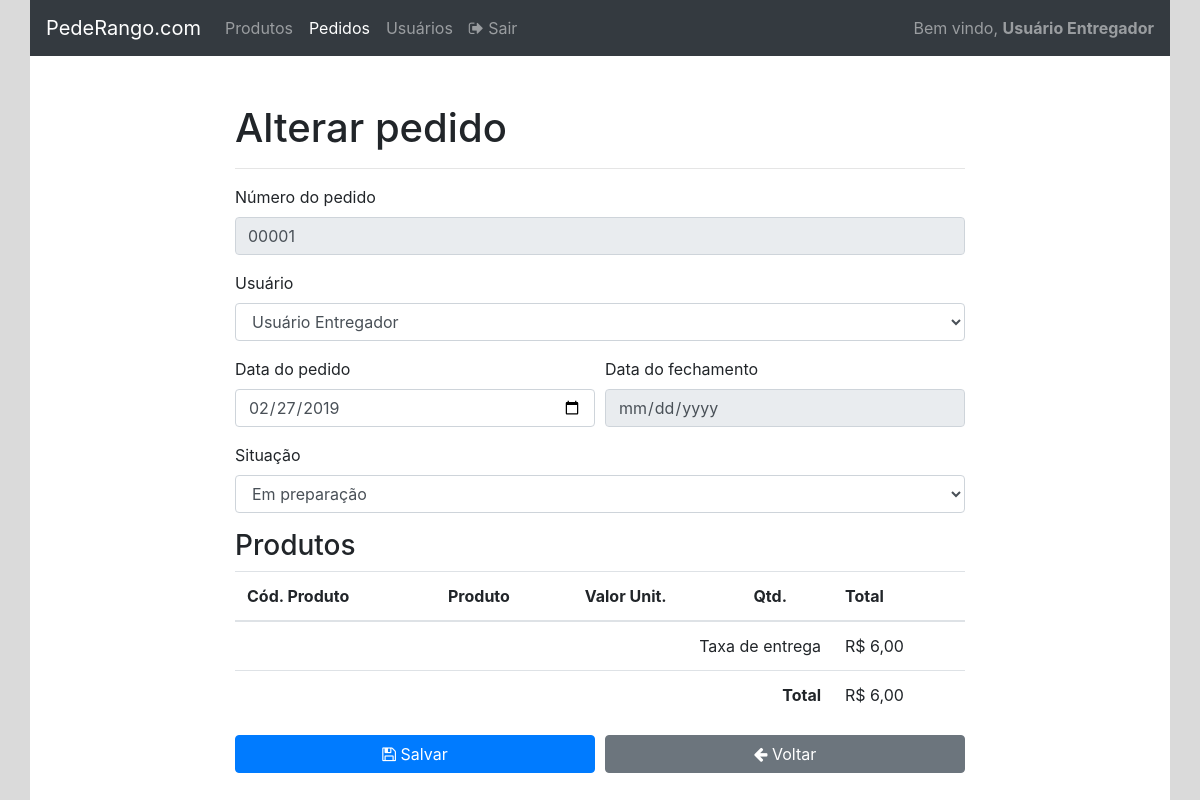
Page /admin/pedido_alterar.php?id=1 (signed in) on the earlier database version.
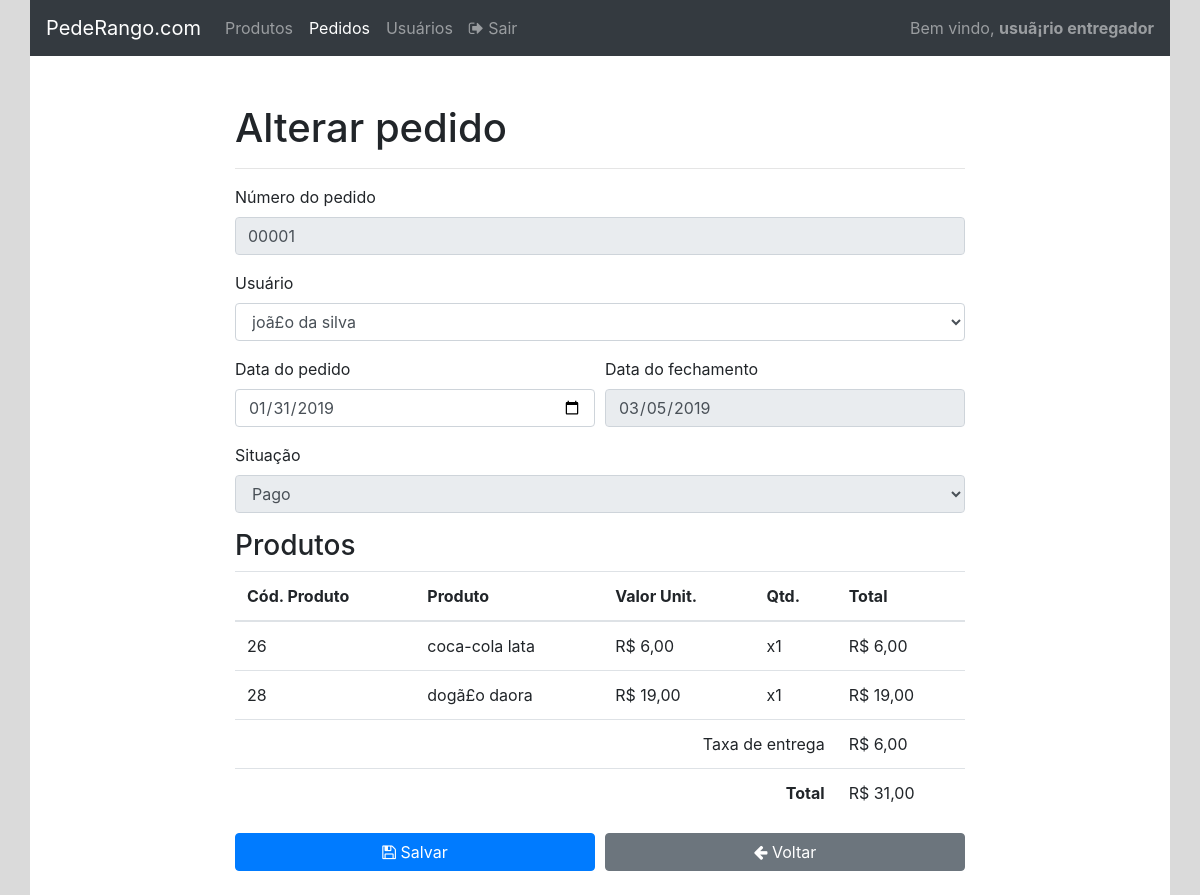
Same page on the later database version.
### tables this page shows
create table pedidos_tb(
    id_pedido int(10) not null primary key auto_increment,
    cod_usuario int(10) not null,

    data_pedido datetime not null,
    data_fechamento datetime,
    status_pedido enum('aguardando', 'em preparacao', 'entrega', 'pago'),

    foreign key(cod_usuario) references usuarios_tb(codigo_usuario)
);

create table usuarios_tb(
    codigo_usuario int(10) not null primary key auto_increment,

    username varchar(20) not null,
    nome_completo text not null,
    endereco text not null,
    estado_cod int(10),
    cidade_cod int(10),
    senha varchar(8) not null,
    tipo enum('adm', 'com', 'ent')  
);

create table produtos_pedidos(
    id int(10) not null primary key auto_increment,
    cod_pedido int(10) not null,
    cod_produto int(10) not null,

    qtd_produto int(2) not null,

    foreign key(cod_pedido) references pedidos_tb(id_pedido),
    foreign key(cod_produto) references produtos_tb(codigo_produto)
);

create table produtos_tb(
    codigo_produto int(10) not null primary key auto_increment,

    nome_prod varchar(50) not null,
    resumo_prod varchar(255) not null,
    valor_prod decimal(3,2) not null,
    descricao_prod text,
    imagem_prod text
);

### admin/pedido_alterar.php (the view, shortened to what the changed rows need)
<?php
require_once '../conexao/conecta.php';
if(isset($_GET['id'])){
    $id = $_GET['id'] ?? '';
    $resultado = mysqli_query($conexao, "SELECT * FROM pedidos_tb WHERE id_pedido=$id");
    if($resultado){
        $pedido = mysqli_fetch_object($resultado);
    }else{
        $pedido = null;
    }
    $resultado = mysqli_query($conexao, "SELECT produtos_tb.*, produtos_pedidos.qtd_produto FROM produtos_pedidos INNER JOIN produtos_tb ON produtos_tb.codigo_produto = produtos_pedidos.cod_produto WHERE produtos_pedidos.cod_pedido = $id");
    if($resultado){
        $produtos = mysqli_fetch_all($resultado, MYSQLI_ASSOC);
    }else{
        $produtos = null;
    }
}else{
    header('Location: pedido_listar.php');
}
$resultado = mysqli_query($conexao, "SELECT * FROM usuarios_tb");
if($resultado){
    $usuarios = mysqli_fetch_all($resultado, MYSQLI_ASSOC);
}else{
    $usuarios = [];
}
?>
<!DOCTYPE html>
<html lang="pt-br">
<head>
    <link rel="stylesheet" href="https://stackpath.bootstrapcdn.com/font-awesome/4.7.0/css/font-awesome.min.css">
    <link rel="stylesheet" href="https://stackpath.bootstrapcdn.com/bootstrap/4.3.1/css/bootstrap.min.css">
</head>
<body>
    <div id="principal" class="container">
        <div class="row">
            <div class="col-12 p-0">
                <?php require_once 'header.php' ?>
            </div>
        </div>
        <div class="row mt-5">
            <div class="col-12">
                <div class="row" id="conteudo">
                    <div class="col-8 offset-2">
                        <h1>Alterar pedido</h1>
                        <form onsubmit="return enviar()" method="post">
                            <div class="form-group">
                                <label for="campoUsername">Usuário</label>
                                <select class="form-control" name="usuario" id="campoUsuario">
                                    <?php foreach($usuarios as $usuario): ?>
                                        <?php $usuario = (object) $usuario; ?>
                                        <option <?php if($pedido->cod_usuario == $usuario->codigo_usuario) print 'selected' ?> value="<?php print $usuario->codigo_usuario ?>"><?php print $usuario->nome_completo ?></option>
                                    <?php endforeach ?>
                                </select>
                            </div>
                            <div class="form-row">
                                <div class="col-6">
                                    <label for="campoDataPedido">Data do pedido</label>
                                    <input class="form-control" type="date" name="data_pedido" id="campoDataPedido" value="<?php print date('Y-m-d',strtotime($pedido->data_pedido)) ?>">
                                </div>
                                <div class="col-6">
                                    <label for="campoDataFechamento">Data do fechamento</label>
                                    <input disabled class="form-control" type="date" name="data_fechamento" id="campoDataFechamento" value="<?php if($pedido->data_fechamento) print date('Y-m-d',strtotime($pedido->data_fechamento)) ?>">
                                </div>
                            </div>
                            <div class="form-group mt-3">
                                <label for="campoStatus">Situação</label>
                                <select <?php if($pedido->status_pedido == 'pago') print 'disabled' ?> class="form-control" name="status" id="campoStatus">
                                    <option <?php if($pedido->status_pedido == 'em preparacao') print 'selected' ?> value="em preparacao">Em preparação</option>
                                    <option <?php if($pedido->status_pedido == 'pago') print 'selected' ?> value="pago">Pago</option>
                                </select>
                            </div>
                            <div class="table">
                                <table class="table">
                                    <thead>
                                        <th>Cód. Produto</th>
                                        <th>Produto</th>
                                        <th>Valor Unit.</th>
                                        <th>Qtd.</th>
                                        <th>Total</th>
                                    </thead>
                                    <tbody>
                                        <?php $total = 0 ?>
                                        <?php foreach($produtos as $produto): ?>
                                        <?php $produto = (object) $produto ?>
                                        <tr>
                                            <td><?php print $produto->codigo_produto ?></td>
                                            <td><?php print $produto->nome_prod ?></td>
                                            <td>R$ <?php print str_replace('.', ',', $produto->valor_prod) ?></td>
                                            <td>x<?php print $produto->qtd_produto ?></td>
                                            <td>R$ <?php print number_format($t = $produto->valor_prod * $produto->qtd_produto, 2,',','.') ?></td>
                                            <?php $total += $t ?>
                                        </tr>
                                        <?php endforeach ?>
                                            <?php $total += 6 ?>
                                        <tfoot>
                                            <th colspan="4" class="text-right">Total</th>
                                            <td>R$ <?php print number_format($total, 2,',','.') ?></td>
                                        </tfoot>
                                    </tbody>
                                </table>
                            </div>
                        </form>
                    </div>
                </div>
            </div>
        </div>
    </div>
</body>
</html>

### admin/header.php (shortened to what the changed rows need)
<nav class="navbar navbar-expand-lg navbar-dark bg-dark">
  <div class="collapse navbar-collapse" id="navbarSupportedContent">
    <?php if(isset($_SESSION['nome_completo'])): ?>
      <span class="navbar-text">
        Bem vindo, <strong><?php print $_SESSION['nome_completo'] ?></strong>
      </span>
    <?php endif;?>
  </div>
</nav>

Differences in the rows shown:
changed pedidos_tb: usuario "Usuário Entregador" → "joã£o da silva"; data_pedido "02/27/2019" → "01/31/2019"; data_fechamento (not shown) → "03/05/2019"; status "Em preparação" → "Pago"
added produtos_pedidos: cod_produto.codigo_produto "26", cod_produto.nome_prod "coca-cola lata", cod_produto.valor_prod "6,00", qtd_produto "1", $t = $produto->valor_prod * $produto->qtd_produto "6,00"
added produtos_pedidos: cod_produto.codigo_produto "28", cod_produto.nome_prod "dogã£o daora", cod_produto.valor_prod "19,00", qtd_produto "1", $t = $produto->valor_prod * $produto->qtd_produto "19,00"
Other differences:
$_SESSION['nome_completo']: "Usuário Entregador" → "usuã¡rio entregador"
$total: "6,00" → "31,00"
